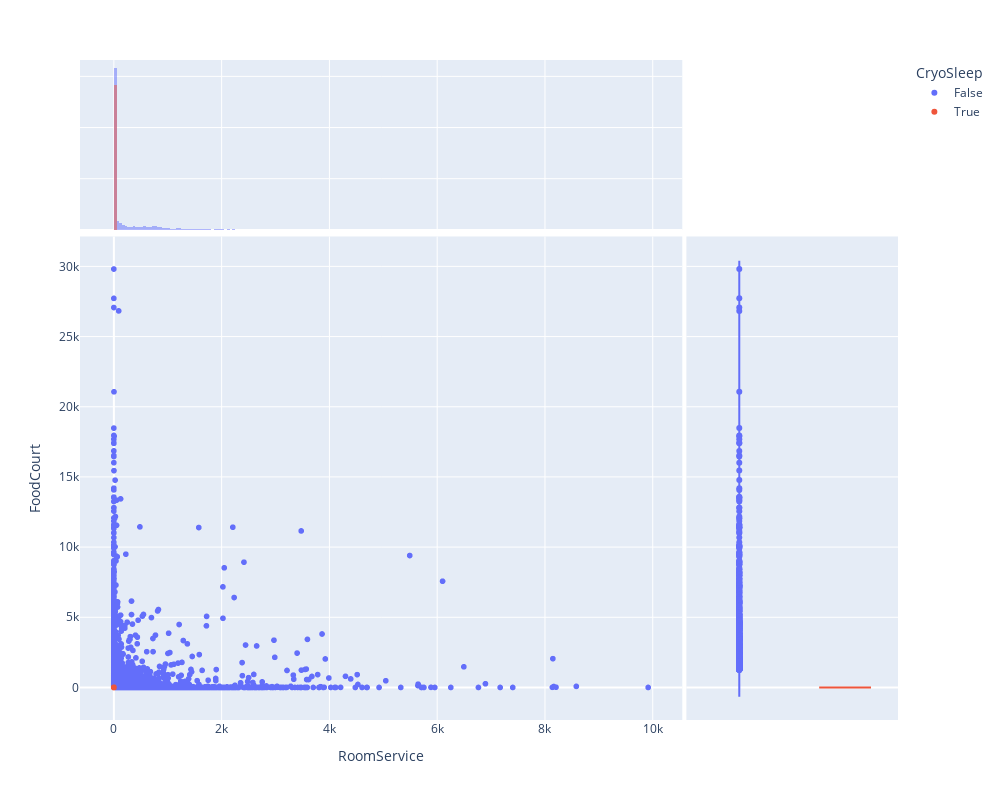

This figure's notebook cell:
### Code cell
Scatter_plot(train_df_1, 'RoomService', 'FoodCourt', color= 'CryoSleep')

### Figure 1 — Plotly figure (JSON) as saved in the notebook; plotly's stock layout.template omitted (floating-point values rounded to 4 significant figures; data arrays with more than 128 entries replaced by an {"elided": "..."} marker saying what was removed)
{"data": [{"hovertemplate": "CryoSleep=False<br>RoomService=%{x}<br>FoodCourt=%{y}<extra></extra>", "legendgroup": "False", "marker": {"color": "#636efa", "symbol": "circle"}, "mode": "markers", "name": "False", "showlegend": true, "type": "scattergl", "x": {"elided": "5085 int values"}, "xaxis": "x", "y": {"elided": "5085 int values"}, "yaxis": "y"}, {"alignmentgroup": "True", "bingroup": "x", "hovertemplate": "CryoSleep=False<br>RoomService=%{x}<br>count=%{y}<extra></extra>", "legendgroup": "False", "marker": {"color": "#636efa"}, "name": "False", "offsetgroup": "False", "opacity": 0.5, "showlegend": false, "type": "histogram", "x": {"elided": "5085 int values"}, "xaxis": "x3", "yaxis": "y3"}, {"alignmentgroup": "True", "hovertemplate": "CryoSleep=False<br>FoodCourt=%{y}<extra></extra>", "legendgroup": "False", "marker": {"color": "#636efa", "symbol": "circle"}, "name": "False", "offsetgroup": "False", "scalegroup": "y", "showlegend": false, "type": "violin", "xaxis": "x2", "y": {"elided": "5085 int values"}, "yaxis": "y2"}, {"hovertemplate": "CryoSleep=True<br>RoomService=%{x}<br>FoodCourt=%{y}<extra></extra>", "legendgroup": "True", "marker": {"color": "#EF553B", "symbol": "circle"}, "mode": "markers", "name": "True", "showlegend": true, "type": "scattergl", "x": {"elided": "2835 int values"}, "xaxis": "x", "y": {"elided": "2835 int values"}, "yaxis": "y"}, {"alignmentgroup": "True", "bingroup": "x", "hovertemplate": "CryoSleep=True<br>RoomService=%{x}<br>count=%{y}<extra></extra>", "legendgroup": "True", "marker": {"color": "#EF553B"}, "name": "True", "offsetgroup": "True", "opacity": 0.5, "showlegend": false, "type": "histogram", "x": {"elided": "2835 int values"}, "xaxis": "x3", "yaxis": "y3"}, {"alignmentgroup": "True", "hovertemplate": "CryoSleep=True<br>FoodCourt=%{y}<extra></extra>", "legendgroup": "True", "marker": {"color": "#EF553B", "symbol": "circle"}, "name": "True", "offsetgroup": "True", "scalegroup": "y", "showlegend": false, "type": "violin", "xaxis": "x2", "y": {"elided": "2835 int values"}, "yaxis": "y2"}], "layout": {"barmode": "overlay", "height": 800, "legend": {"title": {"text": "CryoSleep"}, "tracegroupgap": 0}, "margin": {"t": 60}, "width": 1000, "xaxis": {"anchor": "y", "domain": [0, 0.7363], "title": {"text": "RoomService"}}, "xaxis2": {"anchor": "y2", "domain": [0.7413, 1], "matches": "x2", "showgrid": false, "showline": false, "showticklabels": false, "ticks": ""}, "xaxis3": {"anchor": "y3", "domain": [0, 0.7363], "matches": "x", "showgrid": true, "showticklabels": false}, "xaxis4": {"anchor": "y4", "domain": [0.7413, 1], "matches": "x2", "showgrid": false, "showline": false, "showticklabels": false, "ticks": ""}, "yaxis": {"anchor": "x", "domain": [0, 0.7326], "title": {"text": "FoodCourt"}}, "yaxis2": {"anchor": "x2", "domain": [0, 0.7326], "matches": "y", "showgrid": true, "showticklabels": false}, "yaxis3": {"anchor": "x3", "domain": [0.7426, 1], "matches": "y3", "showgrid": true, "showline": false, "showticklabels": false, "ticks": ""}, "yaxis4": {"anchor": "x4", "domain": [0.7426, 1], "matches": "y3", "showgrid": true, "showline": false, "showticklabels": false, "ticks": ""}}}
